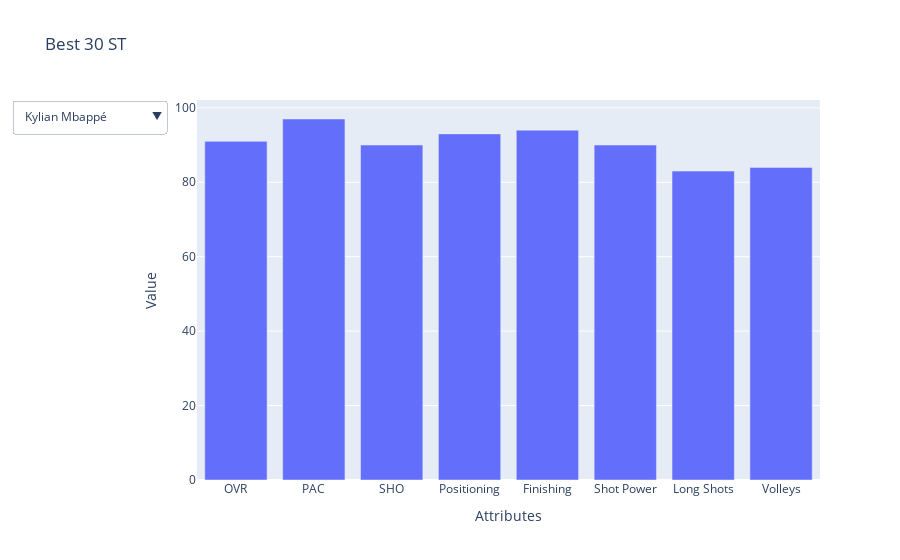

Notebook source saved alongside this figure:
### Code cell
fig = go.Figure()

for player in st_data['Name']:
    player_data = st_data[st_data['Name'] == player][st_stats].values.flatten()
    fig.add_trace(
        go.Bar(
            x=st_stats,
            y=player_data,
            name=player,
            visible=False
        )
    )

fig.data[0].visible = True

fig.update_layout(
    updatemenus=[
        dict(
            buttons=[
                dict(
                    args=[{"visible": [i == j for i in range(len(st_data['Name']))]}],  
                    label=player,
                    method='update'
                )
                for j, player in enumerate(st_data['Name'])  
            ],
            direction='down',
            showactive=True,
        )
    ]
)

fig.update_layout(
    title='Best 30 ST',
    xaxis_title='Attributes',
    yaxis_title='Value',
    showlegend=False
)

fig.show()

### Figure 1 — Plotly figure (JSON) as saved in the notebook; plotly's stock layout.template omitted (floating-point values rounded to 4 significant figures)
{"data": [{"name": "Kylian Mbappé", "type": "bar", "visible": true, "x": ["OVR", "PAC", "SHO", "Positioning", "Finishing", "Shot Power", "Long Shots", "Volleys"], "y": [91, 97, 90, "93", "94", 90, "83", "84"]}, {"name": "Erling Haaland", "type": "bar", "visible": false, "x": ["OVR", "PAC", "SHO", "Positioning", "Finishing", "Shot Power", "Long Shots", "Volleys"], "y": [91, 88, 92, "96", "96", 94, "83", "90"]}, {"name": "Sam Kerr", "type": "bar", "visible": false, "x": ["OVR", "PAC", "SHO", "Positioning", "Finishing", "Shot Power", "Long Shots", "Volleys"], "y": [90, 85, 88, "92", "92", 85, "85", "92"]}, {"name": "Harry Kane", "type": "bar", "visible": false, "x": ["OVR", "PAC", "SHO", "Positioning", "Finishing", "Shot Power", "Long Shots", "Volleys"], "y": [90, 65, 93, "94", "95", 94, "89", "89"]}, {"name": "Ada Hegerberg", "type": "bar", "visible": false, "x": ["OVR", "PAC", "SHO", "Positioning", "Finishing", "Shot Power", "Long Shots", "Volleys"], "y": [89, 74, 89, "93", "91", 85, "86", "90"]}, {"name": "Sophia Smith", "type": "bar", "visible": false, "x": ["OVR", "PAC", "SHO", "Positioning", "Finishing", "Shot Power", "Long Shots", "Volleys"], "y": [89, 93, 86, "89", "89", 86, "82", "84"]}, {"name": "Lautaro Martínez", "type": "bar", "visible": false, "x": ["OVR", "PAC", "SHO", "Positioning", "Finishing", "Shot Power", "Long Shots", "Volleys"], "y": [89, 82, 88, "92", "93", 87, "80", "92"]}, {"name": "Marie Katoto", "type": "bar", "visible": false, "x": ["OVR", "PAC", "SHO", "Positioning", "Finishing", "Shot Power", "Long Shots", "Volleys"], "y": [88, 85, 87, "91", "90", 84, "83", "91"]}, {"name": "Robert Lewandowski", "type": "bar", "visible": false, "x": ["OVR", "PAC", "SHO", "Positioning", "Finishing", "Shot Power", "Long Shots", "Volleys"], "y": [88, 75, 88, "90", "90", 89, "82", "86"]}, {"name": "Antoine Griezmann", "type": "bar", "visible": false, "x": ["OVR", "PAC", "SHO", "Positioning", "Finishing", "Shot Power", "Long Shots", "Volleys"], "y": [88, 80, 88, "90", "90", 85, "87", "86"]}, {"name": "Alexandra Popp", "type": "bar", "visible": false, "x": ["OVR", "PAC", "SHO", "Positioning", "Finishing", "Shot Power", "Long Shots", "Volleys"], "y": [87, 76, 87, "91", "86", 91, "85", "88"]}, {"name": "Alex Morgan", "type": "bar", "visible": false, "x": ["OVR", "PAC", "SHO", "Positioning", "Finishing", "Shot Power", "Long Shots", "Volleys"], "y": [87, 79, 87, "90", "93", 86, "77", "77"]}, {"name": "Ewa Pajor", "type": "bar", "visible": false, "x": ["OVR", "PAC", "SHO", "Positioning", "Finishing", "Shot Power", "Long Shots", "Volleys"], "y": [87, 88, 88, "90", "91", 85, "85", "89"]}, {"name": "Heung Min Son", "type": "bar", "visible": false, "x": ["OVR", "PAC", "SHO", "Positioning", "Finishing", "Shot Power", "Long Shots", "Volleys"], "y": [87, 87, 89, "91", "90", 89, "89", "83"]}, {"name": "Victor Osimhen", "type": "bar", "visible": false, "x": ["OVR", "PAC", "SHO", "Positioning", "Finishing", "Shot Power", "Long Shots", "Volleys"], "y": [87, 89, 84, "92", "88", 86, "74", "83"]}, {"name": "Karim Benzema", "type": "bar", "visible": false, "x": ["OVR", "PAC", "SHO", "Positioning", "Finishing", "Shot Power", "Long Shots", "Volleys"], "y": [86, 77, 85, "88", "87", 87, "81", "87"]}, {"name": "Khadija Shaw", "type": "bar", "visible": false, "x": ["OVR", "PAC", "SHO", "Positioning", "Finishing", "Shot Power", "Long Shots", "Volleys"], "y": [86, 69, 86, "89", "90", 88, "80", "77"]}, {"name": "Lea Schüller", "type": "bar", "visible": false, "x": ["OVR", "PAC", "SHO", "Positioning", "Finishing", "Shot Power", "Long Shots", "Volleys"], "y": [86, 87, 83, "91", "92", 78, "72", "73"]}, {"name": "Cristiano Ronaldo", "type": "bar", "visible": false, "x": ["OVR", "PAC", "SHO", "Positioning", "Finishing", "Shot Power", "Long Shots", "Volleys"], "y": [86, 77, 88, "90", "87", 92, "85", "83"]}, {"name": "Vivianne Miedema", "type": "bar", "visible": false, "x": ["OVR", "PAC", "SHO", "Positioning", "Finishing", "Shot Power", "Long Shots", "Volleys"], "y": [85, 82, 84, "86", "85", 86, "84", "83"]}, {"name": "Diogo Jota", "type": "bar", "visible": false, "x": ["OVR", "PAC", "SHO", "Positioning", "Finishing", "Shot Power", "Long Shots", "Volleys"], "y": [85, 82, 82, "88", "85", 86, "76", "79"]}, {"name": "Loïs Openda", "type": "bar", "visible": false, "x": ["OVR", "PAC", "SHO", "Positioning", "Finishing", "Shot Power", "Long Shots", "Volleys"], "y": [85, 93, 84, "86", "87", 85, "77", "78"]}, {"name": "Alessia Russo", "type": "bar", "visible": false, "x": ["OVR", "PAC", "SHO", "Positioning", "Finishing", "Shot Power", "Long Shots", "Volleys"], "y": [85, 82, 83, "86", "87", 85, "78", "77"]}, {"name": "Asisat Oshoala", "type": "bar", "visible": false, "x": ["OVR", "PAC", "SHO", "Positioning", "Finishing", "Shot Power", "Long Shots", "Volleys"], "y": [85, 91, 84, "82", "90", 78, "79", "85"]}, {"name": "Eugénie Le Sommer", "type": "bar", "visible": false, "x": ["OVR", "PAC", "SHO", "Positioning", "Finishing", "Shot Power", "Long Shots", "Volleys"], "y": [85, 70, 85, "90", "86", 86, "81", "82"]}, {"name": "Cristiana Girelli", "type": "bar", "visible": false, "x": ["OVR", "PAC", "SHO", "Positioning", "Finishing", "Shot Power", "Long Shots", "Volleys"], "y": [85, 80, 85, "88", "92", 79, "76", "70"]}, {"name": "Rachel Daly", "type": "bar", "visible": false, "x": ["OVR", "PAC", "SHO", "Positioning", "Finishing", "Shot Power", "Long Shots", "Volleys"], "y": [85, 77, 85, "89", "90", 85, "75", "77"]}, {"name": "Alexander Isak", "type": "bar", "visible": false, "x": ["OVR", "PAC", "SHO", "Positioning", "Finishing", "Shot Power", "Long Shots", "Volleys"], "y": [85, 85, 84, "86", "87", 82, "78", "79"]}, {"name": "Ollie Watkins", "type": "bar", "visible": false, "x": ["OVR", "PAC", "SHO", "Positioning", "Finishing", "Shot Power", "Long Shots", "Volleys"], "y": [85, 85, 83, "87", "86", 84, "76", "80"]}, {"name": "Tabitha Chawinga", "type": "bar", "visible": false, "x": ["OVR", "PAC", "SHO", "Positioning", "Finishing", "Shot Power", "Long Shots", "Volleys"], "y": [84, 94, 81, "87", "85", 79, "78", "74"]}], "layout": {"showlegend": false, "title": {"text": "Best 30 ST"}, "updatemenus": [{"buttons": [{"args": [{"visible": [true, false, false, false, false, false, false, false, false, false, false, false, false, false, false, false, false, false, false, false, false, false, false, false, false, false, false, false, false, false]}], "label": "Kylian Mbappé", "method": "update"}, {"args": [{"visible": [false, true, false, false, false, false, false, false, false, false, false, false, false, false, false, false, false, false, false, false, false, false, false, false, false, false, false, false, false, false]}], "label": "Erling Haaland", "method": "update"}, {"args": [{"visible": [false, false, true, false, false, false, false, false, false, false, false, false, false, false, false, false, false, false, false, false, false, false, false, false, false, false, false, false, false, false]}], "label": "Sam Kerr", "method": "update"}, {"args": [{"visible": [false, false, false, true, false, false, false, false, false, false, false, false, false, false, false, false, false, false, false, false, false, false, false, false, false, false, false, false, false, false]}], "label": "Harry Kane", "method": "update"}, {"args": [{"visible": [false, false, false, false, true, false, false, false, false, false, false, false, false, false, false, false, false, false, false, false, false, false, false, false, false, false, false, false, false, false]}], "label": "Ada Hegerberg", "method": "update"}, {"args": [{"visible": [false, false, false, false, false, true, false, false, false, false, false, false, false, false, false, false, false, false, false, false, false, false, false, false, false, false, false, false, false, false]}], "label": "Sophia Smith", "method": "update"}, {"args": [{"visible": [false, false, false, false, false, false, true, false, false, false, false, false, false, false, false, false, false, false, false, false, false, false, false, false, false, false, false, false, false, false]}], "label": "Lautaro Martínez", "method": "update"}, {"args": [{"visible": [false, false, false, false, false, false, false, true, false, false, false, false, false, false, false, false, false, false, false, false, false, false, false, false, false, false, false, false, false, false]}], "label": "Marie Katoto", "method": "update"}, {"args": [{"visible": [false, false, false, false, false, false, false, false, true, false, false, false, false, false, false, false, false, false, false, false, false, false, false, false, false, false, false, false, false, false]}], "label": "Robert Lewandowski", "method": "update"}, {"args": [{"visible": [false, false, false, false, false, false, false, false, false, true, false, false, false, false, false, false, false, false, false, false, false, false, false, false, false, false, false, false, false, false]}], "label": "Antoine Griezmann", "method": "update"}, {"args": [{"visible": [false, false, false, false, false, false, false, false, false, false, true, false, false, false, false, false, false, false, false, false, false, false, false, false, false, false, false, false, false, false]}], "label": "Alexandra Popp", "method": "update"}, {"args": [{"visible": [false, false, false, false, false, false, false, false, false, false, false, true, false, false, false, false, false, false, false, false, false, false, false, false, false, false, false, false, false, false]}], "label": "Alex Morgan", "method": "update"}, {"args": [{"visible": [false, false, false, false, false, false, false, false, false, false, false, false, true, false, false, false, false, false, false, false, false, false, false, false, false, false, false, false, false, false]}], "label": "Ewa Pajor", "method": "update"}, {"args": [{"visible": [false, false, false, false, false, false, false, false, false, false, false, false, false, true, false, false, false, false, false, false, false, false, false, false, false, false, false, false, false, false]}], "label": "Heung Min Son", "method": "update"}, {"args": [{"visible": [false, false, false, false, false, false, false, false, false, false, false, false, false, false, true, false, false, false, false, false, false, false, false, false, false, false, false, false, false, false]}], "label": "Victor Osimhen", "method": "update"}, {"args": [{"visible": [false, false, false, false, false, false, false, false, false, false, false, false, false, false, false, true, false, false, false, false, false, false, false, false, false, false, false, false, false, false]}], "label": "Karim Benzema", "method": "update"}, {"args": [{"visible": [false, false, false, false, false, false, false, false, false, false, false, false, false, false, false, false, true, false, false, false, false, false, false, false, false, false, false, false, false, false]}], "label": "Khadija Shaw", "method": "update"}, {"args": [{"visible": [false, false, false, false, false, false, false, false, false, false, false, false, false, false, false, false, false, true, false, false, false, false, false, false, false, false, false, false, false, false]}], "label": "Lea Schüller", "method": "update"}, {"args": [{"visible": [false, false, false, false, false, false, false, false, false, false, false, false, false, false, false, false, false, false, true, false, false, false, false, false, false, false, false, false, false, false]}], "label": "Cristiano Ronaldo", "method": "update"}, {"args": [{"visible": [false, false, false, false, false, false, false, false, false, false, false, false, false, false, false, false, false, false, false, true, false, false, false, false, false, false, false, false, false, false]}], "label": "Vivianne Miedema", "method": "update"}, {"args": [{"visible": [false, false, false, false, false, false, false, false, false, false, false, false, false, false, false, false, false, false, false, false, true, false, false, false, false, false, false, false, false, false]}], "label": "Diogo Jota", "method": "update"}, {"args": [{"visible": [false, false, false, false, false, false, false, false, false, false, false, false, false, false, false, false, false, false, false, false, false, true, false, false, false, false, false, false, false, false]}], "label": "Loïs Openda", "method": "update"}, {"args": [{"visible": [false, false, false, false, false, false, false, false, false, false, false, false, false, false, false, false, false, false, false, false, false, false, true, false, false, false, false, false, false, false]}], "label": "Alessia Russo", "method": "update"}, {"args": [{"visible": [false, false, false, false, false, false, false, false, false, false, false, false, false, false, false, false, false, false, false, false, false, false, false, true, false, false, false, false, false, false]}], "label": "Asisat Oshoala", "method": "update"}, {"args": [{"visible": [false, false, false, false, false, false, false, false, false, false, false, false, false, false, false, false, false, false, false, false, false, false, false, false, true, false, false, false, false, false]}], "label": "Eugénie Le Sommer", "method": "update"}, {"args": [{"visible": [false, false, false, false, false, false, false, false, false, false, false, false, false, false, false, false, false, false, false, false, false, false, false, false, false, true, false, false, false, false]}], "label": "Cristiana Girelli", "method": "update"}, {"args": [{"visible": [false, false, false, false, false, false, false, false, false, false, false, false, false, false, false, false, false, false, false, false, false, false, false, false, false, false, true, false, false, false]}], "label": "Rachel Daly", "method": "update"}, {"args": [{"visible": [false, false, false, false, false, false, false, false, false, false, false, false, false, false, false, false, false, false, false, false, false, false, false, false, false, false, false, true, false, false]}], "label": "Alexander Isak", "method": "update"}, {"args": [{"visible": [false, false, false, false, false, false, false, false, false, false, false, false, false, false, false, false, false, false, false, false, false, false, false, false, false, false, false, false, true, false]}], "label": "Ollie Watkins", "method": "update"}, {"args": [{"visible": [false, false, false, false, false, false, false, false, false, false, false, false, false, false, false, false, false, false, false, false, false, false, false, false, false, false, false, false, false, true]}], "label": "Tabitha Chawinga", "method": "update"}], "direction": "down", "showactive": true}], "xaxis": {"title": {"text": "Attributes"}}, "yaxis": {"title": {"text": "Value"}}}}
